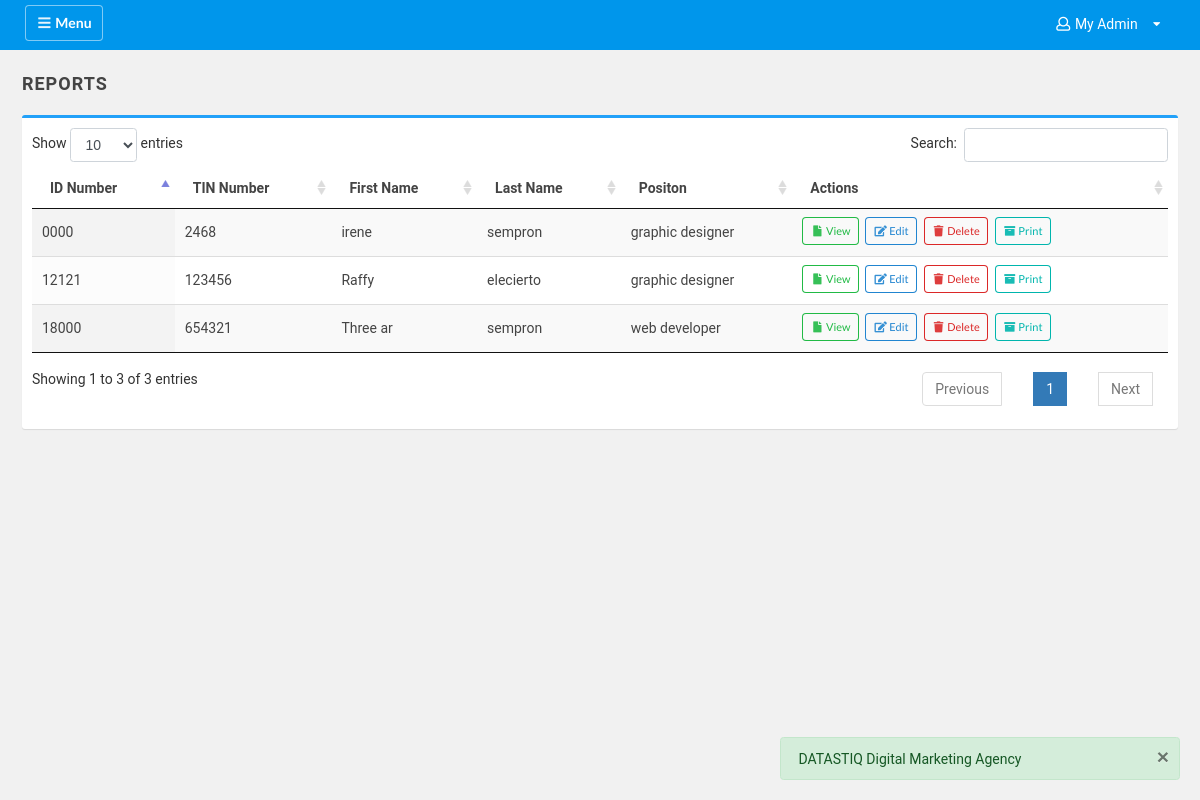
The page /reports/employee/reports.php (signed in) on the database as committed earlier.
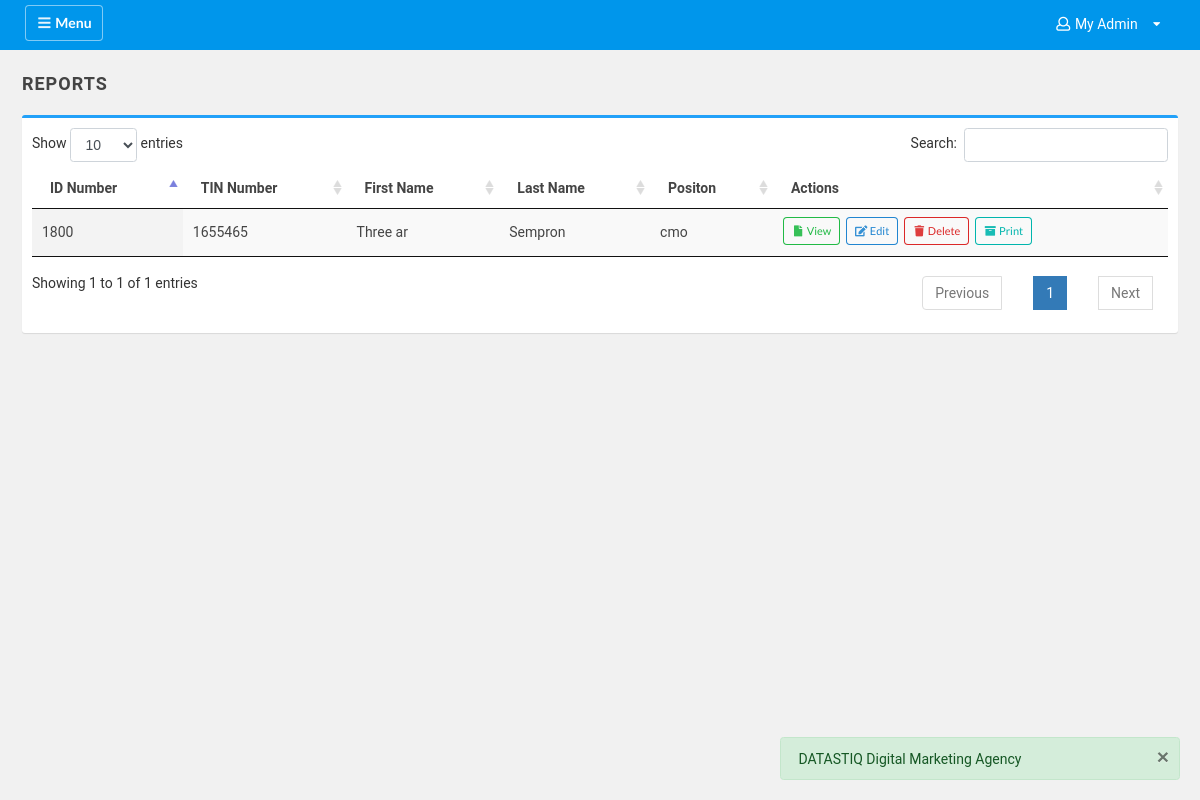
The same page on the database as committed later.
### tables this page shows
CREATE TABLE `dqreports_tbl` (
  `id` int(10) UNSIGNED NOT NULL,
  `employee_id` varchar(255) NOT NULL,
  `first_name` varchar(255) NOT NULL,
  `middle_name` varchar(255) NOT NULL,
  `last_name` varchar(255) NOT NULL,
  `tin_number` varchar(255) NOT NULL,
  `position` varchar(255) NOT NULL,
  `sss_contribution` varchar(255) NOT NULL,
  `philhealth` varchar(255) NOT NULL,
  `pagibig` varchar(255) NOT NULL,
  `add_ons` varchar(255) NOT NULL,
  `basic_salary` varchar(255) NOT NULL,
  `net_pay` varchar(255) NOT NULL,
  `salary_slip_from` date NOT NULL,
  `salary_slip_to` date NOT NULL,
  `total_deduction` varchar(255) NOT NULL,
  `total_earnings` varchar(255) NOT NULL
);

### reports/employee/reports.php (the view, shortened to what this page needs)
<!doctype html>
<html lang="">
<head>
<link rel="stylesheet" type="text/css" href="assets/css/sweetalert.css">
    <link rel="stylesheet" type="text/css" href="../../assets/vendor/bootstrap/css/bootstrap.min.v4.1.3.css">
    <link rel="stylesheet" type="text/css" href="../../assets/vendor/semantic-ui/semantic.min.css">
    <link rel="stylesheet" type="text/css" href="../../assets/css/style.css">
    <link rel="stylesheet" type="text/css" href="../../assets/css/datatables.css">
    <link href="../../assets/vendor/datatables-plugins/dataTables.bootstrap.css" rel="stylesheet">
    <link href="../../assets/vendor/datatables-responsive/dataTables.responsive.css" rel="stylesheet">
</head>
<body oncontextmenu="return false;">
    <div class="wrapper">
        <div id="body" class="active">
           <nav class="navbar navbar-expand-lg navbar-light bg-lightblue">
                <div class="container-fluid">
                    <button type="button" id="slidesidebar" class="ui icon button btn-light-outline">
                        <i class="ui icon bars"></i> Menu
                    </button>
                    <div class="collapse navbar-collapse" id="navbarSupportedContent">
                        <ul class="nav navbar-nav ml-auto navmenu">
                            <li class="nav-item">
                                <div class="ui pointing link dropdown item" tabindex="0">
                                    <i class="ui icon user outline"></i><?php echo $_SESSION['Role'];?>
                                    <i class="dropdown icon"></i>
                                </div>
                            </li>
                        </ul>
                    </div>
                </div>
            </nav>
            <div class="content">
                <div class="container-fluid">
                    <div class="row">
                        <h2 class="page-title"> REPORTS
                        </h2>
                    </div>
                    <div class="row">
                        <div class="box box-success">
                            <div class="box-body">
                                <div class="row">
                                    <div class="col-sm-12" id="me">
                                        <table id="example" class="display responsive no-wrap" style="width:100%">
        <thead>
            <tr>
                <th>ID Number</th>
                <th>TIN Number</th>
                <th>First Name</th>
                <th>Last Name</th>
                <th>Positon</th>
                <th>Actions</th>
            </tr>
        </thead>
        <tbody>
            <?php
require '../../db.php';
$sql = 'SELECT * FROM dqreports_tbl';
$statement = $connection->prepare($sql);
$statement->execute();
$employee = $statement->fetchAll(PDO::FETCH_OBJ);
             ?>
            <?php foreach($employee as $person): ?>
            <tr>
                <td><?= $person->employee_id; ?></td>
                <td><?= $person->tin_number; ?></td>
                <td><?= $person->first_name; ?></td>
                <td><?= $person->last_name; ?></td>
                <td><?= $person->position; ?></td>
                <td class="align center">
                    <a href="profile/view/4.html" class="ui green icon mini basic button">
                     <i class="file icon"></i> View</a>
                    <a href="profile/edit/edit-details?id=<?= $person->id ?>" class="ui blue icon mini basic button">
                    <i class="edit icon"></i> Edit</a>
                    <a onclick="return confirm('Are you sure you want to delete this entry?')" href="delete_report?id=<?= $person->id ?>" class="ui red icon mini basic button">
                    <i class="trash icon"></i> Delete</a>
                    <a href="print-payslip?id=<?= $person->id ?>" class="ui teal icon mini basic button ">
                     <i class="archive icon"></i> Print</a>
                </td>
            </tr>
            <?php endforeach; ?>
        </tbody>
    </table>
                                    </div>
                                </div>
                            </div>
                        </div>
                    </div>
                </div>
            </div>
        </div>
    </div>
</body>
</html>

Rows that differ between the two databases and show on the page:
removed dqreports_tbl: employee "0000", tin_number "2468", first_name "irene", last_name "sempron", position "graphic designer"
removed dqreports_tbl: employee "18000", tin_number "654321", first_name "Three ar", last_name "sempron", position "web developer"
removed dqreports_tbl: employee "12121", tin_number "123456", first_name "Raffy", last_name "elecierto", position "graphic designer"
added dqreports_tbl: employee "1800", tin_number "1655465", first_name "Three ar", last_name "Sempron", position "cmo"
Other text that changed with them:
text written by a page script: "Show entries Search: Showing 1 to 3 of 3 entries Previous 1 Next" → "Show entries Search: Showing 1 to 1 of 1 entries Previous 1 Next"
